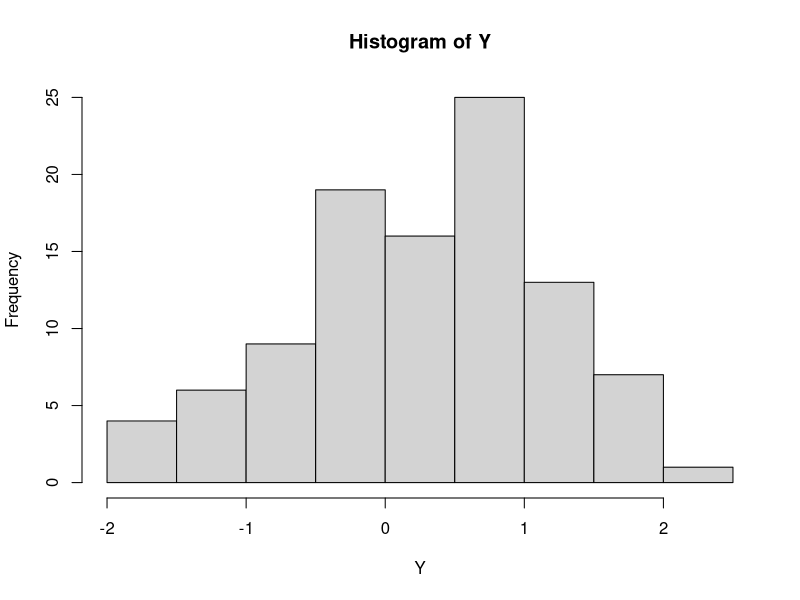

Write R code to recreate this figure.
## ---- chunk 1
knitr::opts_chunk$set(echo = TRUE)
## ---- chunk 2
Y <- rnorm(100)
hist(Y)
